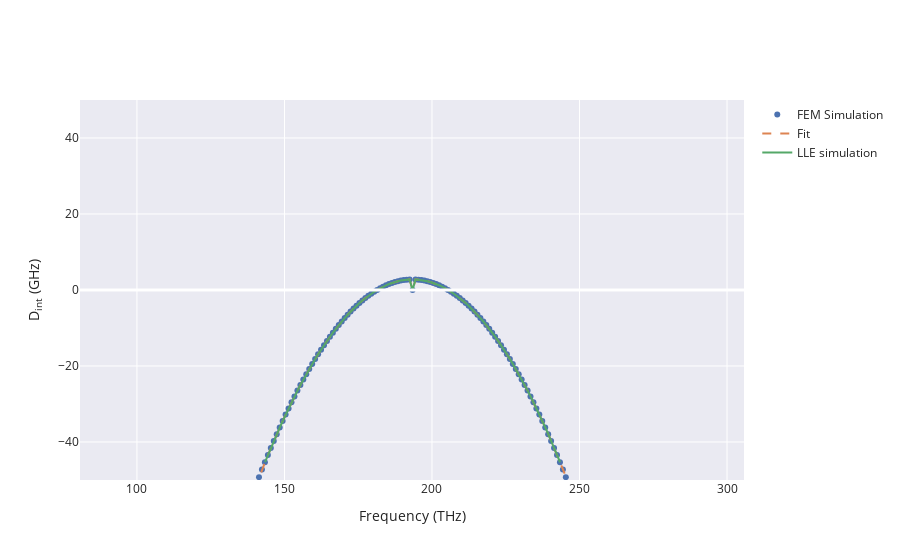

Write notebook code for a chart like this one.
### Code cell
fig = solver.Analyze(plot=True)
fig.update_yaxes(range = [-50, 50], title = 'D<sub>int</sub> (GHz)')
fig.show()
